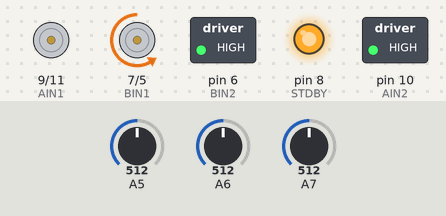
The sketch below on a simulated Arduino Nano, built with avr-gcc and run on an emulated ATmega328P. Shown: direction and speed pins drawn as motors (green arrow = direction pin HIGH = forward, orange = LOW = backward, longer = more drive), switched loads named in the sketch (green lamp = pin HIGH), output pins drawn as LEDs (lit = HIGH). Inputs (shaded band) come from the test bench; at power-on: A5 = 512, A7 = 512, A6 = 512.

Above: at 1.2 s.
1.3 s: A5 set to 306
At 2.5 s:
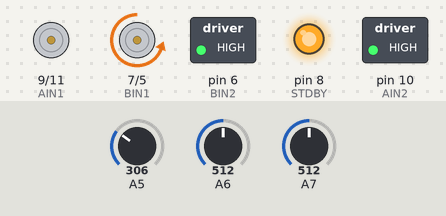
2.8 s: A5 set to 900
At 3.8 s:
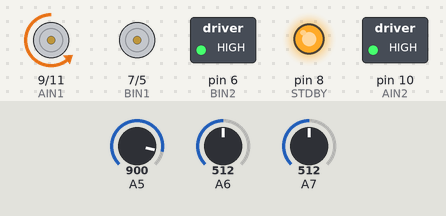
4.3 s: A7 set to 306
At 5.2 s:
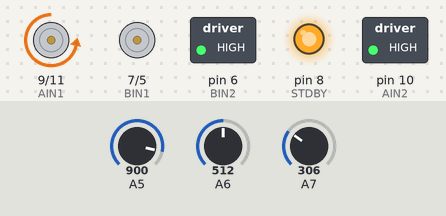
5.8 s: A7 set to 900
At 6.6 s:
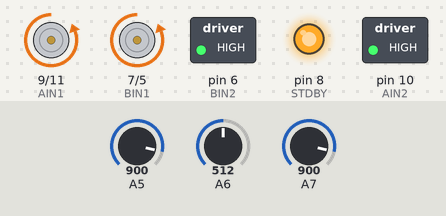
7.3 s: A7 set to 778
8.8 s: A7 set to 750
Timing chart, 0 to 18.7 s (numbered marks = the images above; inputs shaded):
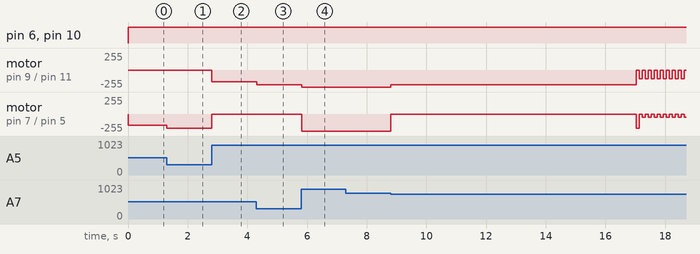

The sketch:

Robot_full.ino
```cpp
// Pololu #713 motor driver pin assignments
  const int PWMA = 11; // Pololu drive A
  const int AIN2 = 10;
  const int AIN1 = 9;
  const int STDBY = 8;
  const int BIN1 = 7; // Pololu drive B
  const int BIN2 = 6;
  const int PWMB = 5;
  bool flag = false;

void setup (){

  pinMode (STDBY, OUTPUT );
  digitalWrite (STDBY, HIGH );
  pinMode (PWMA, OUTPUT );
  pinMode (AIN1, OUTPUT );
  pinMode (AIN2, OUTPUT );
  pinMode (PWMB, OUTPUT );
  pinMode (BIN1, OUTPUT );
  pinMode (BIN2, OUTPUT );
  Serial.begin(9600);
}

void loop ()
{
  int sense_right = analogRead(A7);
  int sense_mid = analogRead(A6);
  int sense_left = analogRead(A5);
  int vdes_r = 915;
  int vdes_m = 900;
  int vdes_l = 875;
  int err_right = abs(vdes_r - sense_right);
  int err_mid = abs(vdes_m - sense_mid);
  int err_left = abs(vdes_l - sense_left);

  int threshold = 150;
  int v_right;
  int v_left;
  int t = 0;
  if (flag) {
    t = millis();
  }

  //THIN LINE AND CHECKERBOARD
  if(t/1000 >= 17 && t/1000 <= 28){
    if(err_mid < threshold) {
      motorWrite(255, AIN1, AIN2, PWMA);
      motorWrite(255, BIN1, BIN2, PWMB);
    }
    //turn right
    else if(err_left < threshold) {
      v_left = map(err_left, 0,785, 50, 128);
      v_right = (int)-0.25*v_left;
      motorWrite(v_right, AIN1, AIN2, PWMA);
      motorWrite(v_left, BIN1, BIN2, PWMB);
      delay(100);
    }
    //turn left
    else {
      v_right = map(err_right, 0,785, 100, 255);
      v_left = (int)  -0.25*v_right;
      motorWrite(v_right, AIN1, AIN2, PWMA);
      motorWrite(v_left, BIN1, BIN2, PWMB);
      delay(100);
    }
  }

  //WHITE GAP
  if(t/1000 >= 36 && t/1000 <= 40){
      motorWrite(255, AIN1, AIN2, PWMA);
      motorWrite(255, BIN1, BIN2, PWMB);

  }

  //turn right, normal
  if(err_left >= threshold) {
    flag = true;
    v_left = map(err_left, 0,785, 100, 255);
    if(t/1000 >= 28 && t/1000 <= 36 ) {
        v_right = -v_left;
    }
    else{
      v_right = (int)-0.9*v_left;
    }
    motorWrite(v_right, AIN1, AIN2, PWMA);
    motorWrite(v_left, BIN1, BIN2, PWMB);
    delay(100);
  }

  //turn left
  else if(err_right >= threshold) {
    flag = true;
    v_right = map(err_right, 0,785, 100, 255);
    if(t/1000 >= 28 && t/1000 <= 34) {
        v_left = -v_right;
    }
    else{
      v_left = (int)-0.9*v_right;
    }
    motorWrite(v_right, AIN1, AIN2, PWMA);
    motorWrite(v_left, BIN1, BIN2, PWMB);
    delay(100);
  }

  else if(err_right < threshold && err_left < threshold){
    motorWrite(255, AIN1, AIN2, PWMA);
    motorWrite(255, BIN1, BIN2, PWMB);
  }

  /* ProportionAL controller
  //float gain = .25;
  //int command = err * gain;
  //command = constrain(command,-255, 255);
  */

  /* serial monitor
  //Serial.print(sense_right);
  //Serial.print(" ");
  //Serial.print(sense_mid);
  //Serial.print(" ");
  //Serial.print(sense_left);
  //Serial.print(" ");
  //Serial.print(err_right);
  //Serial.print(" ");
  //Serial.println(err_left);
  //Serial.print(" ");
  //Serial.print(v_right);
  //Serial.print(" ");
  //Serial.println(v_left);
  Serial.println(t/1000);
  */


  //motorWrite(120, AIN1, AIN2, PWMA);
  //motorWrite(120, BIN1, BIN2, PWMB);
  //delay(1000);

  //motorWrite(-120, AIN1, AIN2, PWMA);
  //motorWrite(-120, BIN1, BIN2, PWMB);
  //delay(1000);


}

void motorWrite (int motorSpeed, int pin_IN1, int pin_IN2, int pin_PWM )
{
    if (motorSpeed < 0){
	digitalWrite(pin_IN1, HIGH);
	digitalWrite(pin_IN2, LOW);
    }
    else{
	digitalWrite(pin_IN2, HIGH);
	digitalWrite(pin_IN1, LOW);
    }

    motorSpeed = abs(motorSpeed);
    motorSpeed = constrain(motorSpeed, 0, 255);
    analogWrite(pin_PWM, motorSpeed);
}
```

Measured:
- after the input at 1.3 s, motor on pin 7 (BIN1) / pin 5 (PWMB): backward 171/255 → backward 212/255 at once
- after the input at 2.8 s, motor on pin 9 (AIN1) / pin 11 (PWMA): stopped → backward 179/255 at once; motor on pin 7 (BIN1) / pin 5 (PWMB): backward 212/255 → stopped at once
- after the input at 4.3 s, motor on pin 9 (AIN1) / pin 11 (PWMA): backward 179/255 → backward 220/255 at once
- after the input at 5.8 s, motor on pin 9 (AIN1) / pin 11 (PWMA): backward 220/255 → backward 255/255 at once; motor on pin 7 (BIN1) / pin 5 (PWMB): stopped → backward 255/255 at once
- after the input at 7.3 s, every drawn part: stays the same
